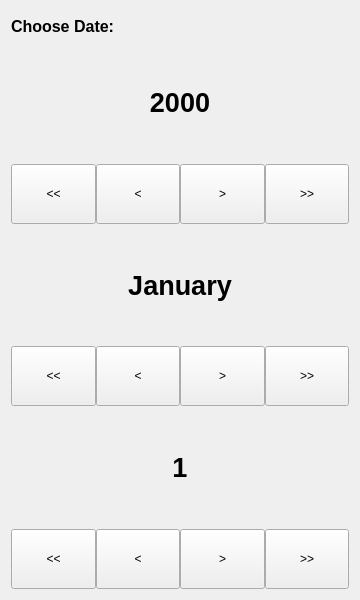
<?xml version="1.0" encoding="UTF-8"?>
<ui version="4.0">
 <class>QHWDateChooser</class>
 <widget class="QFrame" name="QHWDateChooser">
  <property name="geometry">
   <rect>
    <x>0</x>
    <y>0</y>
    <width>360</width>
    <height>600</height>
   </rect>
  </property>
  <property name="windowTitle">
   <string>Frame</string>
  </property>
  <layout class="QVBoxLayout" name="verticalLayout">
   <item>
    <widget class="QLabel" name="labelHeader">
     <property name="maximumSize">
      <size>
       <width>16777215</width>
       <height>30</height>
      </size>
     </property>
     <property name="font">
      <font>
       <pointsize>12</pointsize>
       <weight>75</weight>
       <bold>true</bold>
      </font>
     </property>
     <property name="text">
      <string>Choose Date:</string>
     </property>
    </widget>
   </item>
   <item>
    <widget class="QLabel" name="labelYearValue">
     <property name="font">
      <font>
       <pointsize>20</pointsize>
       <weight>75</weight>
       <bold>true</bold>
      </font>
     </property>
     <property name="text">
      <string>2000</string>
     </property>
     <property name="alignment">
      <set>Qt::AlignCenter</set>
     </property>
    </widget>
   </item>
   <item>
    <layout class="QHBoxLayout" name="horizontalLayout">
     <property name="spacing">
      <number>0</number>
     </property>
     <item>
      <widget class="QPushButton" name="btnYearLessLarge">
       <property name="minimumSize">
        <size>
         <width>0</width>
         <height>60</height>
        </size>
       </property>
       <property name="text">
        <string>&lt;&lt;</string>
       </property>
      </widget>
     </item>
     <item>
      <widget class="QPushButton" name="btnYearLessStep">
       <property name="minimumSize">
        <size>
         <width>0</width>
         <height>60</height>
        </size>
       </property>
       <property name="text">
        <string>&lt;</string>
       </property>
      </widget>
     </item>
     <item>
      <widget class="QPushButton" name="btnYearMoreStep">
       <property name="minimumSize">
        <size>
         <width>0</width>
         <height>60</height>
        </size>
       </property>
       <property name="text">
        <string>&gt;</string>
       </property>
      </widget>
     </item>
     <item>
      <widget class="QPushButton" name="btnYearMoreLarge">
       <property name="minimumSize">
        <size>
         <width>0</width>
         <height>60</height>
        </size>
       </property>
       <property name="text">
        <string>&gt;&gt;</string>
       </property>
      </widget>
     </item>
    </layout>
   </item>
   <item>
    <widget class="QLabel" name="labelMonthValue">
     <property name="font">
      <font>
       <pointsize>20</pointsize>
       <weight>75</weight>
       <bold>true</bold>
      </font>
     </property>
     <property name="text">
      <string>January</string>
     </property>
     <property name="alignment">
      <set>Qt::AlignCenter</set>
     </property>
    </widget>
   </item>
   <item>
    <layout class="QHBoxLayout" name="horizontalLayout_2">
     <property name="spacing">
      <number>0</number>
     </property>
     <item>
      <widget class="QPushButton" name="btnMonthLessLarge">
       <property name="minimumSize">
        <size>
         <width>0</width>
         <height>60</height>
        </size>
       </property>
       <property name="text">
        <string>&lt;&lt;</string>
       </property>
      </widget>
     </item>
     <item>
      <widget class="QPushButton" name="btnMonthLessStep">
       <property name="minimumSize">
        <size>
         <width>0</width>
         <height>60</height>
        </size>
       </property>
       <property name="text">
        <string>&lt;</string>
       </property>
      </widget>
     </item>
     <item>
      <widget class="QPushButton" name="btnMonthMoreStep">
       <property name="minimumSize">
        <size>
         <width>0</width>
         <height>60</height>
        </size>
       </property>
       <property name="text">
        <string>&gt;</string>
       </property>
      </widget>
     </item>
     <item>
      <widget class="QPushButton" name="btnMonthMoreLarge">
       <property name="minimumSize">
        <size>
         <width>0</width>
         <height>60</height>
        </size>
       </property>
       <property name="text">
        <string>&gt;&gt;</string>
       </property>
      </widget>
     </item>
    </layout>
   </item>
   <item>
    <widget class="QLabel" name="labelDayValue">
     <property name="font">
      <font>
       <pointsize>20</pointsize>
       <weight>75</weight>
       <bold>true</bold>
      </font>
     </property>
     <property name="text">
      <string>1</string>
     </property>
     <property name="alignment">
      <set>Qt::AlignCenter</set>
     </property>
    </widget>
   </item>
   <item>
    <layout class="QHBoxLayout" name="horizontalLayout_3">
     <property name="spacing">
      <number>0</number>
     </property>
     <item>
      <widget class="QPushButton" name="btnDayLessLarge">
       <property name="minimumSize">
        <size>
         <width>0</width>
         <height>60</height>
        </size>
       </property>
       <property name="text">
        <string>&lt;&lt;</string>
       </property>
      </widget>
     </item>
     <item>
      <widget class="QPushButton" name="btnDayLessStep">
       <property name="minimumSize">
        <size>
         <width>0</width>
         <height>60</height>
        </size>
       </property>
       <property name="text">
        <string>&lt;</string>
       </property>
      </widget>
     </item>
     <item>
      <widget class="QPushButton" name="btnDayMoreStep">
       <property name="minimumSize">
        <size>
         <width>0</width>
         <height>60</height>
        </size>
       </property>
       <property name="text">
        <string>&gt;</string>
       </property>
      </widget>
     </item>
     <item>
      <widget class="QPushButton" name="btnDayMoreLarge">
       <property name="minimumSize">
        <size>
         <width>0</width>
         <height>60</height>
        </size>
       </property>
       <property name="sizeIncrement">
        <size>
         <width>0</width>
         <height>0</height>
        </size>
       </property>
       <property name="baseSize">
        <size>
         <width>0</width>
         <height>0</height>
        </size>
       </property>
       <property name="text">
        <string>&gt;&gt;</string>
       </property>
      </widget>
     </item>
    </layout>
   </item>
  </layout>
 </widget>
 <resources/>
 <connections/>
</ui>
